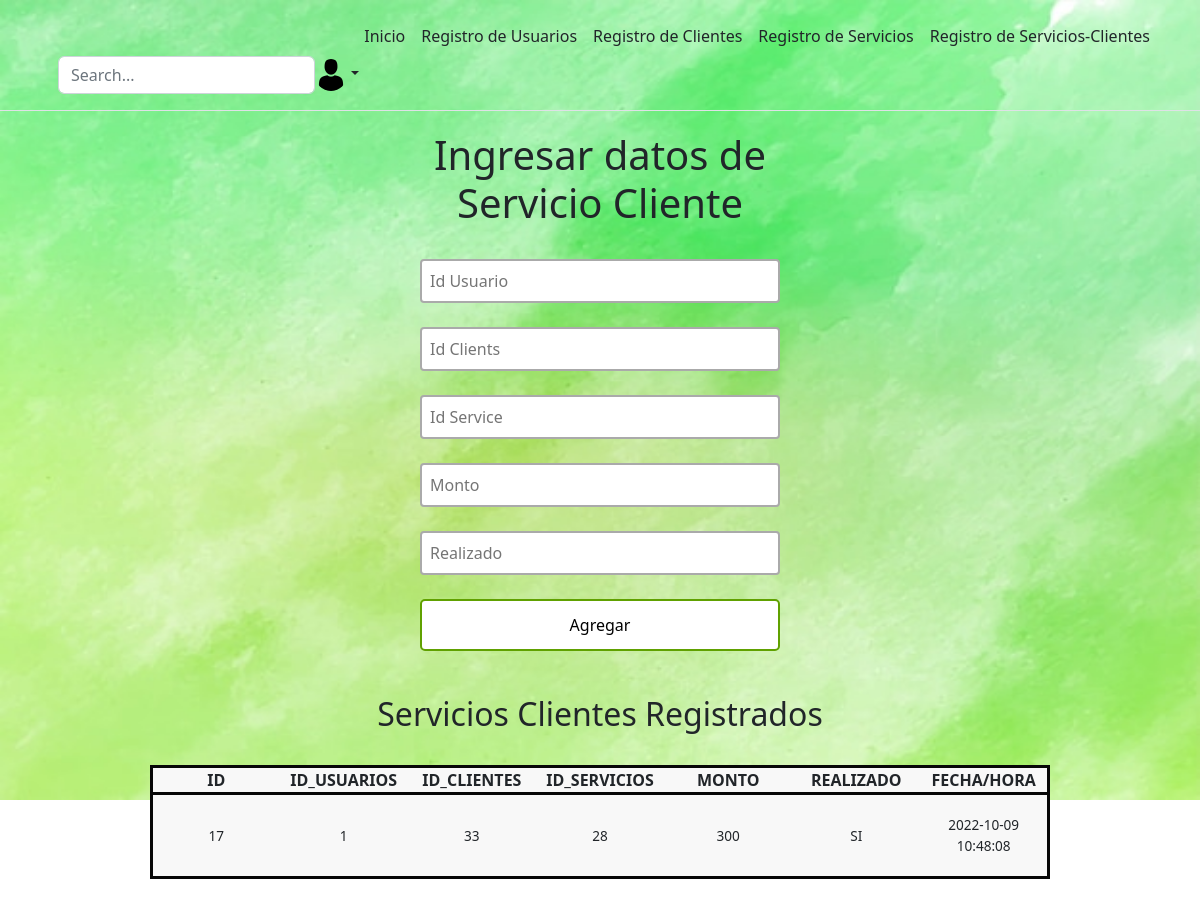
The page /registration-serviceClients.php (signed in) on the database its author committed.
### tables this page shows
CREATE TABLE `serviceclients` (
  `id_sc` int(200) NOT NULL,
  `id_u` int(200) NOT NULL,
  `id_c` int(200) NOT NULL,
  `id_s` int(200) NOT NULL,
  `monto` int(200) NOT NULL,
  `realizado` varchar(20) NOT NULL,
  `fecha` timestamp NOT NULL DEFAULT current_timestamp() ON UPDATE current_timestamp()
);

### registration-serviceClients.php (the view, shortened to what this page needs)
<?php
    include("config.php");
?>
<!DOCTYPE html>
<html lang="es">
    <head>
        <link rel="stylesheet" type="text/css" href="style-users.css?ts=<?=time()?>" />
    </head>
    <div>
    <?php
include("header.php");
    ?>
</div>
<div>
    <body>
    <div class="users-form">
        <form action="register-serviceClients.php" method="POST">
            <h1>Ingresar datos de Servicio Cliente</h1>
            <input type="text" name="id_users" placeholder="Id Usuario" list="busqueda_u">
            <input type="text" name="id_clients" placeholder="Id Clients" list="busqueda_c">
            <input type="text" name="id_service" placeholder="Id Service" list="busqueda_s">
            <input type="text" placeholder="Monto" name="monto">
            <input type="text" name="realizado" placeholder="Realizado" list="respuesta">
            <input type="submit" onclick="add()" value="Agregar">
        </form>
    </div>
    </body>
</div>
<div class="users-table">
    <br>
    <h2>Servicios Clientes Registrados</h2>
    <br>
    <table>
        <thead>
            <tr>
                <th>ID</th>
                <th>ID_USUARIOS</th>
                <th>ID_CLIENTES</th>
                <th>ID_SERVICIOS</th>
                <th>MONTO</th>
                <th>REALIZADO</th>
                <th>FECHA/HORA</th>
            </tr>
        </thead>
        <tbody>
            <?php
            $sql = "SELECT * FROM serviceclients";
            $query = mysqli_query($mysqli, $sql);
            while ($row = mysqli_fetch_array($query)): ?>
                <tr>
                    <td><?= $row['id_sc'] ?></td>
                    <td><?= $row['id_u'] ?></td>
                    <td><?= $row['id_c'] ?></td>
                    <td><?= $row['id_s'] ?></td>
                    <td><?= $row['monto'] ?></td>
                    <td><?= $row['realizado'] ?></td>
                    <td><?= $row['fecha'] ?></td>
                </tr>
            <?php endwhile; ?>
        </tbody>
    </table>
    <br>
    <br>
</div>
</html>

### style-users.css (style rules this page uses)
* { box-sizing: border-box; margin: 0; padding: 0; }
html { font-family: 'Segoe UI', sans-serif; text-align: center; }
body { background-image: url('Fondo.png'); background-size: 100vw 100vh; background-repeat:no-repeat; background-attachment: fixed; }
.users-form form { display: flex; flex-direction: column; gap: 24px; width: 30%; margin: 20px auto; text-align: center; }
.users-form form input { font-family: 'Segoe UI', sans-serif; }
.users-form form input[type=text], .users-form form input[type=text], .users-form form input[type=text] { padding: 8px; border:2px solid #aaa; border-radius:4px; outline:none; transition:.3s; }
.users-form form input[type=submit] { border: none; padding: 12px 50px; text-decoration: none; transition-duration: 0.4s; cursor: pointer; border-radius: 5px; background-color: white; color: rgb(0, 0, 0); border: 2px solid #60a100; text-align: center; }
.users-table table { border: 3px solid rgba(0, 128, 23, 0.675); border-collapse: collapse; border-spacing: 5px 2.5px; padding: 0; width: 75%; table-layout: fixed; position:relative; margin:auto; }
table tr { background-color: #f8f8f8; border: 3px solid rgb(7, 7, 7); padding: 4px; }
table td { padding: 20px; text-align: center; font-size: .85em; }
table th { text-align: center; }

### rows shown on the page
serviceclients: id_sc "17", id_u "1", id_c "33", id_s "28", monto "300", realizado "SI", fecha "2022-10-09 10:48:08"
